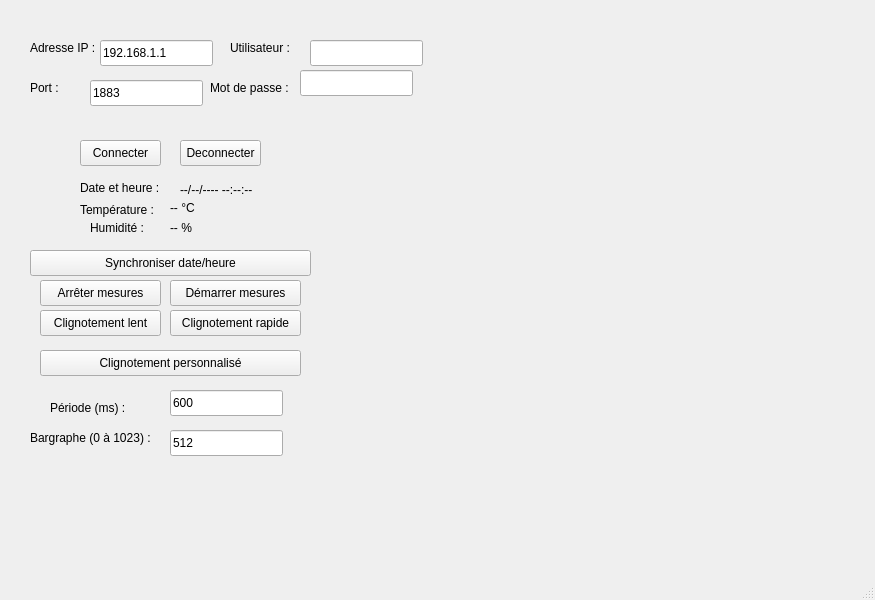
<?xml version="1.0" encoding="UTF-8"?>
<ui version="4.0">
 <class>MainWindow</class>
 <widget class="QMainWindow" name="MainWindow">
  <property name="geometry">
   <rect>
    <x>0</x>
    <y>0</y>
    <width>875</width>
    <height>600</height>
   </rect>
  </property>
  <property name="windowTitle">
   <string>MainWindow</string>
  </property>
  <widget class="QWidget" name="centralwidget">
   <widget class="QPushButton" name="btnConnect">
    <property name="geometry">
     <rect>
      <x>80</x>
      <y>140</y>
      <width>81</width>
      <height>26</height>
     </rect>
    </property>
    <property name="text">
     <string>Connecter</string>
    </property>
   </widget>
   <widget class="QPushButton" name="btnDisconnect">
    <property name="geometry">
     <rect>
      <x>180</x>
      <y>140</y>
      <width>81</width>
      <height>26</height>
     </rect>
    </property>
    <property name="text">
     <string>Deconnecter</string>
    </property>
   </widget>
   <widget class="QLabel" name="lblTemperature">
    <property name="geometry">
     <rect>
      <x>80</x>
      <y>200</y>
      <width>81</width>
      <height>20</height>
     </rect>
    </property>
    <property name="text">
     <string>Température :</string>
    </property>
   </widget>
   <widget class="QLabel" name="lblTemperature_2">
    <property name="geometry">
     <rect>
      <x>170</x>
      <y>200</y>
      <width>49</width>
      <height>16</height>
     </rect>
    </property>
    <property name="text">
     <string>-- °C</string>
    </property>
   </widget>
   <widget class="QLabel" name="lblTitreHumidite">
    <property name="geometry">
     <rect>
      <x>90</x>
      <y>220</y>
      <width>71</width>
      <height>16</height>
     </rect>
    </property>
    <property name="text">
     <string>Humidité :</string>
    </property>
   </widget>
   <widget class="QLabel" name="lblHumidite">
    <property name="geometry">
     <rect>
      <x>170</x>
      <y>220</y>
      <width>49</width>
      <height>16</height>
     </rect>
    </property>
    <property name="text">
     <string>-- %</string>
    </property>
   </widget>
   <widget class="QLabel" name="lblTitreDate">
    <property name="geometry">
     <rect>
      <x>80</x>
      <y>180</y>
      <width>91</width>
      <height>16</height>
     </rect>
    </property>
    <property name="text">
     <string>Date et heure :</string>
    </property>
   </widget>
   <widget class="QLabel" name="lblDateTime">
    <property name="geometry">
     <rect>
      <x>180</x>
      <y>180</y>
      <width>131</width>
      <height>20</height>
     </rect>
    </property>
    <property name="text">
     <string>--/--/---- --:--:--</string>
    </property>
   </widget>
   <widget class="QPushButton" name="btnSynchroDateTime">
    <property name="geometry">
     <rect>
      <x>30</x>
      <y>250</y>
      <width>281</width>
      <height>26</height>
     </rect>
    </property>
    <property name="text">
     <string>Synchroniser date/heure</string>
    </property>
   </widget>
   <widget class="QPushButton" name="btnStartMeasure">
    <property name="geometry">
     <rect>
      <x>170</x>
      <y>280</y>
      <width>131</width>
      <height>26</height>
     </rect>
    </property>
    <property name="text">
     <string>Démarrer mesures</string>
    </property>
   </widget>
   <widget class="QPushButton" name="btnStopMeasure">
    <property name="geometry">
     <rect>
      <x>40</x>
      <y>280</y>
      <width>121</width>
      <height>26</height>
     </rect>
    </property>
    <property name="text">
     <string>Arrêter mesures</string>
    </property>
   </widget>
   <widget class="QPushButton" name="btnSlowBlink">
    <property name="geometry">
     <rect>
      <x>40</x>
      <y>310</y>
      <width>121</width>
      <height>26</height>
     </rect>
    </property>
    <property name="text">
     <string>Clignotement lent</string>
    </property>
   </widget>
   <widget class="QPushButton" name="btnFastBlink">
    <property name="geometry">
     <rect>
      <x>170</x>
      <y>310</y>
      <width>131</width>
      <height>26</height>
     </rect>
    </property>
    <property name="text">
     <string>Clignotement rapide</string>
    </property>
   </widget>
   <widget class="QPushButton" name="btnBlink">
    <property name="geometry">
     <rect>
      <x>40</x>
      <y>350</y>
      <width>261</width>
      <height>26</height>
     </rect>
    </property>
    <property name="text">
     <string>Clignotement personnalisé</string>
    </property>
   </widget>
   <widget class="QLineEdit" name="lneBlink">
    <property name="geometry">
     <rect>
      <x>170</x>
      <y>390</y>
      <width>113</width>
      <height>26</height>
     </rect>
    </property>
    <property name="text">
     <string>600</string>
    </property>
   </widget>
   <widget class="QLineEdit" name="lneBargraph">
    <property name="geometry">
     <rect>
      <x>170</x>
      <y>430</y>
      <width>113</width>
      <height>26</height>
     </rect>
    </property>
    <property name="text">
     <string>512</string>
    </property>
   </widget>
   <widget class="QLabel" name="label">
    <property name="geometry">
     <rect>
      <x>50</x>
      <y>400</y>
      <width>91</width>
      <height>16</height>
     </rect>
    </property>
    <property name="text">
     <string>Période (ms) :</string>
    </property>
   </widget>
   <widget class="QLabel" name="label_2">
    <property name="geometry">
     <rect>
      <x>30</x>
      <y>430</y>
      <width>131</width>
      <height>16</height>
     </rect>
    </property>
    <property name="text">
     <string>Bargraphe (0 à 1023) :</string>
    </property>
   </widget>
   <widget class="QLabel" name="label_3">
    <property name="geometry">
     <rect>
      <x>30</x>
      <y>40</y>
      <width>111</width>
      <height>16</height>
     </rect>
    </property>
    <property name="text">
     <string>Adresse IP :</string>
    </property>
   </widget>
   <widget class="QLabel" name="label_4">
    <property name="geometry">
     <rect>
      <x>30</x>
      <y>80</y>
      <width>49</width>
      <height>16</height>
     </rect>
    </property>
    <property name="text">
     <string>Port :</string>
    </property>
   </widget>
   <widget class="QLabel" name="label_5">
    <property name="geometry">
     <rect>
      <x>230</x>
      <y>40</y>
      <width>81</width>
      <height>16</height>
     </rect>
    </property>
    <property name="text">
     <string>Utilisateur :</string>
    </property>
   </widget>
   <widget class="QLabel" name="label_6">
    <property name="geometry">
     <rect>
      <x>210</x>
      <y>80</y>
      <width>91</width>
      <height>16</height>
     </rect>
    </property>
    <property name="text">
     <string>Mot de passe :</string>
    </property>
   </widget>
   <widget class="QLineEdit" name="lneBroker">
    <property name="geometry">
     <rect>
      <x>100</x>
      <y>40</y>
      <width>113</width>
      <height>26</height>
     </rect>
    </property>
    <property name="text">
     <string>192.168.1.1</string>
    </property>
   </widget>
   <widget class="QLineEdit" name="lnePort">
    <property name="geometry">
     <rect>
      <x>90</x>
      <y>80</y>
      <width>113</width>
      <height>26</height>
     </rect>
    </property>
    <property name="text">
     <string>1883</string>
    </property>
   </widget>
   <widget class="QLineEdit" name="lneUsername">
    <property name="geometry">
     <rect>
      <x>310</x>
      <y>40</y>
      <width>113</width>
      <height>26</height>
     </rect>
    </property>
   </widget>
   <widget class="QLineEdit" name="lnePassword">
    <property name="geometry">
     <rect>
      <x>300</x>
      <y>70</y>
      <width>113</width>
      <height>26</height>
     </rect>
    </property>
    <property name="text">
     <string/>
    </property>
    <property name="echoMode">
     <enum>QLineEdit::EchoMode::Password</enum>
    </property>
   </widget>
  </widget>
  <widget class="QMenuBar" name="menubar">
   <property name="geometry">
    <rect>
     <x>0</x>
     <y>0</y>
     <width>875</width>
     <height>33</height>
    </rect>
   </property>
  </widget>
  <widget class="QStatusBar" name="statusbar"/>
 </widget>
 <resources/>
 <connections/>
</ui>
